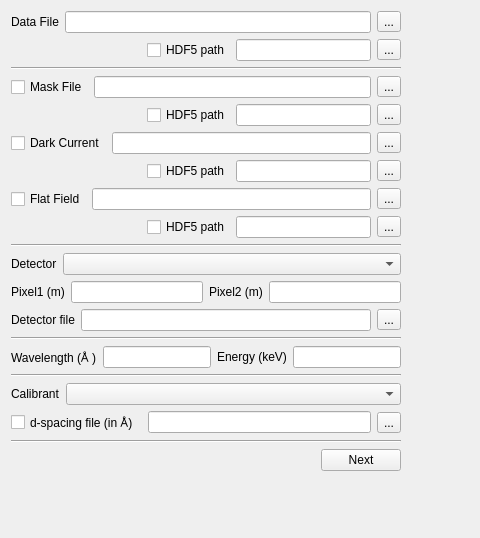
<?xml version="1.0" encoding="UTF-8"?>
<ui version="4.0">
 <class>input_widget</class>
 <widget class="QWidget" name="input_widget">
  <property name="geometry">
   <rect>
    <x>0</x>
    <y>0</y>
    <width>480</width>
    <height>538</height>
   </rect>
  </property>
  <property name="windowTitle">
   <string>Form</string>
  </property>
  <layout class="QFormLayout" name="formLayout">
   <item row="0" column="0">
    <layout class="QVBoxLayout" name="verticalLayout">
     <item>
      <layout class="QHBoxLayout" name="horizontalLayout_10">
       <item>
        <widget class="QLabel" name="label_6">
         <property name="text">
          <string>Data File</string>
         </property>
        </widget>
       </item>
       <item>
        <widget class="QLineEdit" name="data_file">
         <property name="toolTip">
          <string>File containing the experiment geometry setup</string>
         </property>
        </widget>
       </item>
       <item>
        <widget class="QToolButton" name="file_poni">
         <property name="toolTip">
          <string>Select graphically the geometry setup file</string>
         </property>
         <property name="text">
          <string>...</string>
         </property>
        </widget>
       </item>
      </layout>
     </item>
     <item>
      <layout class="QHBoxLayout" name="horizontalLayout_8">
       <item>
        <spacer name="horizontalSpacer_2">
         <property name="orientation">
          <enum>Qt::Horizontal</enum>
         </property>
         <property name="sizeHint" stdset="0">
          <size>
           <width>40</width>
           <height>20</height>
          </size>
         </property>
        </spacer>
       </item>
       <item>
        <widget class="QCheckBox" name="do_data_hdf5">
         <property name="toolTip">
          <string>Mask-out pixels</string>
         </property>
         <property name="text">
          <string>HDF5 path</string>
         </property>
        </widget>
       </item>
       <item>
        <widget class="QLineEdit" name="data_file_hdf5">
         <property name="toolTip">
          <string>File containing the image of the mask</string>
         </property>
        </widget>
       </item>
       <item>
        <widget class="QToolButton" name="path_data_hdf5">
         <property name="text">
          <string>...</string>
         </property>
        </widget>
       </item>
      </layout>
     </item>
     <item>
      <widget class="Line" name="line">
       <property name="orientation">
        <enum>Qt::Horizontal</enum>
       </property>
      </widget>
     </item>
     <item>
      <layout class="QHBoxLayout" name="horizontalLayout_5">
       <item>
        <widget class="QCheckBox" name="do_mask">
         <property name="toolTip">
          <string>Mask-out pixels</string>
         </property>
         <property name="text">
          <string>Mask File</string>
         </property>
        </widget>
       </item>
       <item>
        <widget class="QLineEdit" name="mask_file">
         <property name="toolTip">
          <string>File containing the image of the mask</string>
         </property>
        </widget>
       </item>
       <item>
        <widget class="QToolButton" name="file_mask_file">
         <property name="text">
          <string>...</string>
         </property>
        </widget>
       </item>
      </layout>
     </item>
     <item>
      <layout class="QHBoxLayout" name="horizontalLayout_15">
       <item>
        <spacer name="horizontalSpacer_5">
         <property name="orientation">
          <enum>Qt::Horizontal</enum>
         </property>
         <property name="sizeHint" stdset="0">
          <size>
           <width>40</width>
           <height>20</height>
          </size>
         </property>
        </spacer>
       </item>
       <item>
        <widget class="QCheckBox" name="do_data_hdf5_5">
         <property name="toolTip">
          <string>Mask-out pixels</string>
         </property>
         <property name="text">
          <string>HDF5 path</string>
         </property>
        </widget>
       </item>
       <item>
        <widget class="QLineEdit" name="data_file_hdf5_5">
         <property name="toolTip">
          <string>File containing the image of the mask</string>
         </property>
        </widget>
       </item>
       <item>
        <widget class="QToolButton" name="path_data_hdf5_5">
         <property name="text">
          <string>...</string>
         </property>
        </widget>
       </item>
      </layout>
     </item>
     <item>
      <layout class="QHBoxLayout" name="horizontalLayout_4">
       <item>
        <widget class="QCheckBox" name="do_dark">
         <property name="toolTip">
          <string>Perform dark current subtraction</string>
         </property>
         <property name="text">
          <string>Dark Current</string>
         </property>
        </widget>
       </item>
       <item>
        <widget class="QLineEdit" name="dark_current">
         <property name="toolTip">
          <string>File containing the dark image</string>
         </property>
        </widget>
       </item>
       <item>
        <widget class="QToolButton" name="file_dark_current">
         <property name="text">
          <string>...</string>
         </property>
        </widget>
       </item>
      </layout>
     </item>
     <item>
      <layout class="QHBoxLayout" name="horizontalLayout_14">
       <item>
        <spacer name="horizontalSpacer_4">
         <property name="orientation">
          <enum>Qt::Horizontal</enum>
         </property>
         <property name="sizeHint" stdset="0">
          <size>
           <width>40</width>
           <height>20</height>
          </size>
         </property>
        </spacer>
       </item>
       <item>
        <widget class="QCheckBox" name="do_data_hdf5_4">
         <property name="toolTip">
          <string>Mask-out pixels</string>
         </property>
         <property name="text">
          <string>HDF5 path</string>
         </property>
        </widget>
       </item>
       <item>
        <widget class="QLineEdit" name="data_file_hdf5_4">
         <property name="toolTip">
          <string>File containing the image of the mask</string>
         </property>
        </widget>
       </item>
       <item>
        <widget class="QToolButton" name="path_data_hdf5_4">
         <property name="text">
          <string>...</string>
         </property>
        </widget>
       </item>
      </layout>
     </item>
     <item>
      <layout class="QHBoxLayout" name="horizontalLayout_3">
       <item>
        <widget class="QCheckBox" name="do_flat">
         <property name="toolTip">
          <string>Perform flat field corrrections</string>
         </property>
         <property name="text">
          <string>Flat Field</string>
         </property>
        </widget>
       </item>
       <item>
        <widget class="QLineEdit" name="flat_field">
         <property name="toolTip">
          <string>File containing the flat-field image</string>
         </property>
        </widget>
       </item>
       <item>
        <widget class="QToolButton" name="file_flat_field">
         <property name="text">
          <string>...</string>
         </property>
        </widget>
       </item>
      </layout>
     </item>
     <item>
      <layout class="QHBoxLayout" name="horizontalLayout_13">
       <item>
        <spacer name="horizontalSpacer_3">
         <property name="orientation">
          <enum>Qt::Horizontal</enum>
         </property>
         <property name="sizeHint" stdset="0">
          <size>
           <width>40</width>
           <height>20</height>
          </size>
         </property>
        </spacer>
       </item>
       <item>
        <widget class="QCheckBox" name="do_data_hdf5_3">
         <property name="toolTip">
          <string>Mask-out pixels</string>
         </property>
         <property name="text">
          <string>HDF5 path</string>
         </property>
        </widget>
       </item>
       <item>
        <widget class="QLineEdit" name="data_file_hdf5_3">
         <property name="toolTip">
          <string>File containing the image of the mask</string>
         </property>
        </widget>
       </item>
       <item>
        <widget class="QToolButton" name="path_data_hdf5_3">
         <property name="text">
          <string>...</string>
         </property>
        </widget>
       </item>
      </layout>
     </item>
     <item>
      <widget class="Line" name="line_2">
       <property name="orientation">
        <enum>Qt::Horizontal</enum>
       </property>
      </widget>
     </item>
     <item>
      <layout class="QVBoxLayout" name="verticalLayout_2">
       <item>
        <layout class="QHBoxLayout" name="horizontalLayout_9">
         <item>
          <widget class="QLabel" name="label_5">
           <property name="text">
            <string>Detector</string>
           </property>
          </widget>
         </item>
         <item>
          <widget class="QComboBox" name="detector">
           <property name="sizePolicy">
            <sizepolicy hsizetype="Expanding" vsizetype="Fixed">
             <horstretch>0</horstretch>
             <verstretch>0</verstretch>
            </sizepolicy>
           </property>
           <property name="toolTip">
            <string>Detector model</string>
           </property>
          </widget>
         </item>
        </layout>
       </item>
       <item>
        <layout class="QHBoxLayout" name="horizontalLayout_6">
         <item>
          <widget class="QLabel" name="label_2">
           <property name="text">
            <string>Pixel1 (m)</string>
           </property>
          </widget>
         </item>
         <item>
          <widget class="QLineEdit" name="pixel1">
           <property name="toolTip">
            <string>Pixel size in rows direction (Y)</string>
           </property>
          </widget>
         </item>
         <item>
          <widget class="QLabel" name="label_4">
           <property name="text">
            <string>Pixel2 (m)</string>
           </property>
          </widget>
         </item>
         <item>
          <widget class="QLineEdit" name="pixel2">
           <property name="toolTip">
            <string>Pixel size in columns direction (X)</string>
           </property>
          </widget>
         </item>
        </layout>
       </item>
       <item>
        <layout class="QHBoxLayout" name="horizontalLayout_7">
         <item>
          <widget class="QLabel" name="label_3">
           <property name="text">
            <string>Detector file</string>
           </property>
          </widget>
         </item>
         <item>
          <widget class="QLineEdit" name="splineFile">
           <property name="toolTip">
            <string>File containing the cubic spline distortion of the detector</string>
           </property>
          </widget>
         </item>
         <item>
          <widget class="QToolButton" name="file_splinefile">
           <property name="toolTip">
            <string>select spline file graphically</string>
           </property>
           <property name="text">
            <string>...</string>
           </property>
          </widget>
         </item>
        </layout>
       </item>
      </layout>
     </item>
     <item>
      <widget class="Line" name="line_5">
       <property name="orientation">
        <enum>Qt::Horizontal</enum>
       </property>
      </widget>
     </item>
     <item>
      <layout class="QHBoxLayout" name="horizontalLayout">
       <item>
        <widget class="QLabel" name="label_11">
         <property name="text">
          <string>Wavelength (Å )</string>
         </property>
        </widget>
       </item>
       <item>
        <widget class="QLineEdit" name="wavelength">
         <property name="toolTip">
          <string>Used only for calculating the momentum transfer (q)</string>
         </property>
        </widget>
       </item>
       <item>
        <widget class="QLabel" name="label_12">
         <property name="text">
          <string>Energy (keV)</string>
         </property>
        </widget>
       </item>
       <item>
        <widget class="QLineEdit" name="wavelength_2">
         <property name="toolTip">
          <string>Used only for calculating the momentum transfer (q)</string>
         </property>
        </widget>
       </item>
      </layout>
     </item>
     <item>
      <widget class="Line" name="line_4">
       <property name="orientation">
        <enum>Qt::Horizontal</enum>
       </property>
      </widget>
     </item>
     <item>
      <layout class="QHBoxLayout" name="horizontalLayout_12">
       <item>
        <widget class="QLabel" name="label_7">
         <property name="text">
          <string>Calibrant</string>
         </property>
        </widget>
       </item>
       <item>
        <widget class="QComboBox" name="calibrant">
         <property name="sizePolicy">
          <sizepolicy hsizetype="Expanding" vsizetype="Fixed">
           <horstretch>0</horstretch>
           <verstretch>0</verstretch>
          </sizepolicy>
         </property>
         <property name="toolTip">
          <string>Detector model</string>
         </property>
        </widget>
       </item>
      </layout>
     </item>
     <item>
      <layout class="QHBoxLayout" name="horizontalLayout_11">
       <item>
        <widget class="QCheckBox" name="do_dspacing">
         <property name="toolTip">
          <string>Mask-out pixels</string>
         </property>
         <property name="text">
          <string>d-spacing file (in Å) </string>
         </property>
        </widget>
       </item>
       <item>
        <widget class="QLineEdit" name="dspacing">
         <property name="toolTip">
          <string>File containing the image of the mask</string>
         </property>
        </widget>
       </item>
       <item>
        <widget class="QToolButton" name="path_data_hdf5_2">
         <property name="text">
          <string>...</string>
         </property>
        </widget>
       </item>
      </layout>
     </item>
     <item>
      <widget class="Line" name="line_3">
       <property name="orientation">
        <enum>Qt::Horizontal</enum>
       </property>
      </widget>
     </item>
     <item>
      <layout class="QHBoxLayout" name="horizontalLayout_2">
       <item>
        <spacer name="horizontalSpacer">
         <property name="orientation">
          <enum>Qt::Horizontal</enum>
         </property>
         <property name="sizeHint" stdset="0">
          <size>
           <width>40</width>
           <height>20</height>
          </size>
         </property>
        </spacer>
       </item>
       <item>
        <widget class="QPushButton" name="pushButton">
         <property name="toolTip">
          <string>&lt;html&gt;&lt;head/&gt;&lt;body&gt;&lt;p&gt;Read the data, apply dark/flat correction&lt;/p&gt;&lt;p&gt;Load the mask&lt;/p&gt;&lt;p&gt;Initialize the detector&lt;/p&gt;&lt;p&gt;&lt;br/&gt;&lt;/p&gt;&lt;/body&gt;&lt;/html&gt;</string>
         </property>
         <property name="text">
          <string>Next</string>
         </property>
        </widget>
       </item>
      </layout>
     </item>
    </layout>
   </item>
  </layout>
 </widget>
 <resources/>
 <connections/>
</ui>
